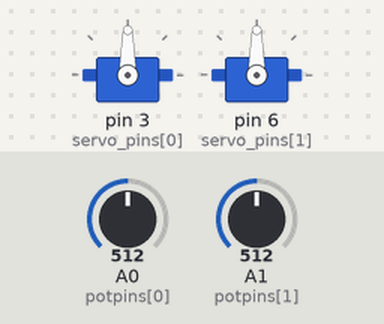
The sketch below on a simulated Arduino Uno, built with avr-gcc and run on an emulated ATmega328P. On the bench: 2 × servo. The test bench sets the inputs (shaded band); at power-on: A0 (potpins[0]) = 512, A1 (potpins[1]) = 512.

Above: at 1.2 s.
1.3 s: A0 (potpins[0]) set to 716
At 2.1 s:
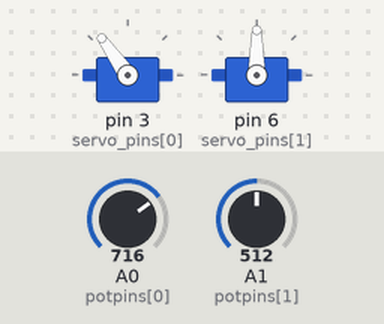
2.8 s: A1 (potpins[1]) set to 716
At 3.5 s:
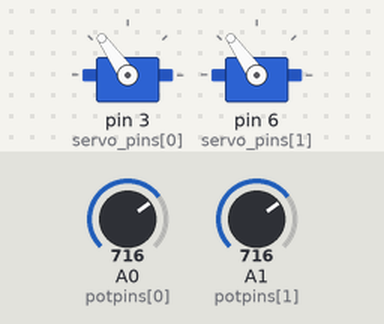
4.3 s: A0 (potpins[0]) set to 900
At 5.0 s:
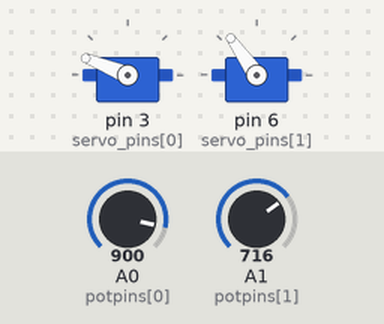
5.8 s: A1 (potpins[1]) set to 900
At 6.4 s:
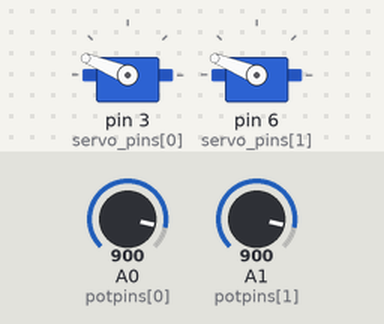
7.3 s: A0 (potpins[0]) set to 1023
At 7.9 s:
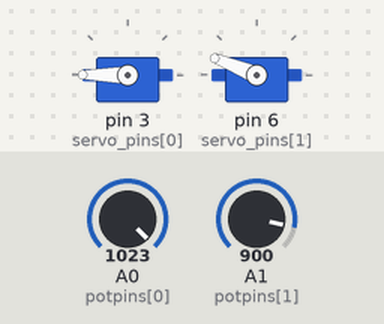
8.8 s: A1 (potpins[1]) set to 1023
At 9.3 s:
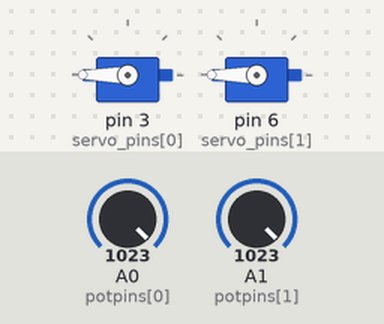
Timing chart, 0 to 11.3 s (numbered marks = the images above; inputs shaded):
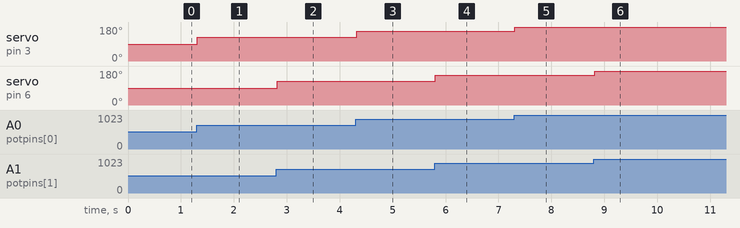

Measured:
- after the input at 1.3 s, servo on pin 3 (servo_pins[0]): 90° → 125° at once
- after the input at 2.8 s, servo on pin 6 (servo_pins[1]): 90° → 125° at once
- after the input at 4.3 s, servo on pin 3 (servo_pins[0]): 125° → 158° at once
- after the input at 5.8 s, servo on pin 6 (servo_pins[1]): 125° → 158° at once
- after the input at 7.3 s, servo on pin 3 (servo_pins[0]): 158° → 180° at once
- after the input at 8.8 s, servo on pin 6 (servo_pins[1]): 158° → 180° at once

The sketch:

braco_robo_v1.ino
```cpp
// inclui a biblioteca servo.h
#include <Servo.h>

// define a quantidade de servos
#define SERVOS 2

// cria os objetos servo
Servo myservo[SERVOS];

// define os pinos onde os servos serão conectados
int servo_pins[SERVOS] = {3,6};

// define os pinos analógicos onde os potenciômetros serão conestados
int potpins[SERVOS] = {A0,A1};

// define a variável para ler os pinos analógicos
int potpin_val[SERVOS];

void setup() {

  for(int i = 0; i < SERVOS; i++) {

    // Conecta os servos aos objetos
    myservo[i].attach(servo_pins[i]);
  }
}

void loop() {

  // Movimentos para cada servo
  for(int i = 0; i < SERVOS; i++) {
    // Lê os valores do pinos analógicos (entre 0 e 1023)
    potpin_val[i] = analogRead(potpins[i]);

    // Escala os valores para 0 e 180
    potpin_val[i] = map(potpin_val[i], 0, 1023, 0, 180);

    // Atualiza a posição do servo
    myservo[i].write(potpin_val[i]);

    // Espera de 15ms para atualizar a posição
    delay(15);
  }
}       
```
